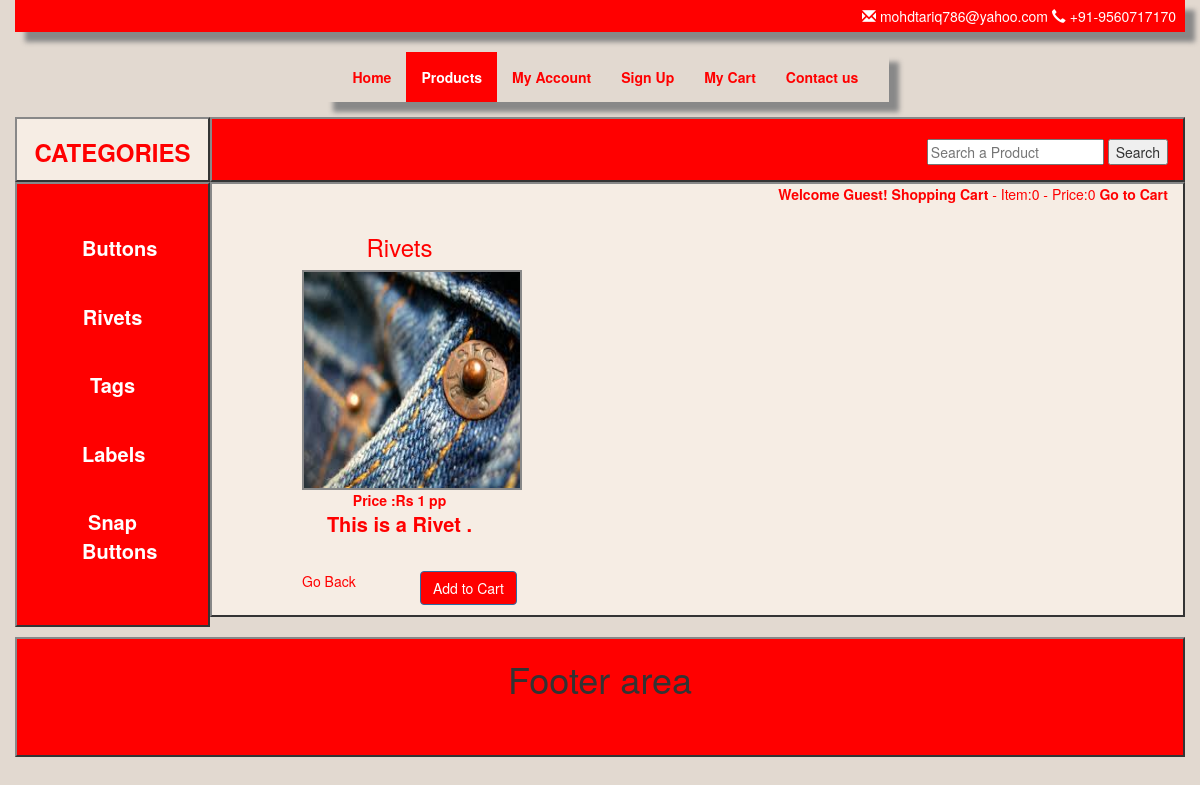
/details.php?pro_id=2, run on the app's committed database.
### tables this page shows
CREATE TABLE `categories` (
  `cat_id` int(10) NOT NULL,
  `title` varchar(20) NOT NULL
);

CREATE TABLE `products` (
  `products_id` int(100) NOT NULL,
  `cat_id` int(10) NOT NULL,
  `date` timestamp NOT NULL,
  `product_title` varchar(100) NOT NULL,
  `products_image` varchar(100) NOT NULL,
  `products_price` int(11) NOT NULL,
  `products_desc` varchar(100) NOT NULL,
  `products_keywords` varchar(100) NOT NULL,
  `status` varchar(100) NOT NULL
);

### details.php (the view, shortened to what this page needs)
<?php
include 'includes/db.php';
?>
<!DOCTYPE html>
<html>
    <head>
        <link rel="stylesheet" href="css/bootstrap.css"/>
<link rel="stylesheet" href="css/mystyle.css"/>
    </head>
    <body style="background:#E2D9D0;">
       <div class="container header" style="box-shadow: 10px 10px 5px #888888;">
<div class="container text-right">
<span class="glyphicon glyphicon-envelope"></span> mohdtariq786@yahoo.com
   <span class="glyphicon glyphicon-earphone"></span> +91-9560717170
</div>
</div>
<div class="container">
<div class="container menu">
<div class="row">
<div class="col-sm-3"></div>
<div class="col-sm-9" style="box-shadow: 10px 10px 5px #888888;width:566px;">
    <nav class="nav navbar-default" style="background:#E2D9D0;">
<ul class="nav navbar-nav " >
    <li><a href="index.php">Home</a></li>
    <li class="active"><a href="products.php">Products</a></li>
<li><a href="dgd">My Account</a></li>
<li><a href="dgg">Sign Up</a></li>
<li><a href="gd">My Cart</a></li>
<li><a href="gh">Contact us</a></li>
</ul>
</nav>
</div>
</div>
</div>
</div>
<div class="container">
    <div class="row">
        <div class="col-sm-2" style="background:#F6EDE4;margin-top:15px;height:65px;border:2px outset #888888 ; ">
           <h3 style="color:red;font-weight:bold;text-align:center;">CATEGORIES</h3>
        </div>
        <div class="col-sm-10" style="background:red;margin-top:15px;height:65px;border:2px outset #888888;">
            <div style="float:right;margin-top:20px; ">
                <form action="results.php" method="post">
                    <input type="text" name="search" placeholder="Search a Product">
                <input type="submit"name="search_product" value="Search">
            </form>
            </div>
        </div>
</div>
    <div class="row">
        <div class="col-sm-2" style="background:red;height:auto;border:2px outset #888888;">
            <ul style="list-style:none;text-align:center;padding:10px;font-weight:bold;font-size:20px;">
              <?php
                $q="select * from categories";
                $result=mysqli_query($con,$q);
                while($row_cat=mysqli_fetch_array($result)){
                    $cat_id=$row_cat['cat_id'];
                    $title=$row_cat['title'];
           echo    " <li style='margin:40px;margin-top:40px;'><a style='text-decoration:none;color:white;' href='products.php?cat=$cat_id'>$title</a></li>";
                }
                  ?>
            </ul>
            </div>
        <div class="col-sm-10" id="content" style="background:#F6EDE4;height:auto;border:2px outset #888888;">
           <div style="float:right;color:red;">
                <b>Welcome Guest!</b>
                <b>Shopping Cart</b>
                 <span>- Item:<?php item(); ?> - Price:<?php price(); ?></span> <a href="cart.php" style="color: red;font-weight:bold;">Go to Cart</a>
            </div>
            <div style="margin-top:10px;text-align:center;color:red;width:860px;padding:10px;margin-left:30px;margin-bottom:10px;" >
                <?php
                if(isset($_GET['pro_id'])){
                    $product_id=$_GET['pro_id'];
                $q1="select * from products where products_id='$product_id'";
                $run_products=mysqli_query($con,$q1);
                while ($row_product=mysqli_fetch_array($run_products)){
                    $pro_id=$row_product['products_id'];
                   $pro_title= $row_product['product_title'];
                   $pro_image=$row_product['products_image'];
                   $pro_price=$row_product['products_price'];
                   $pro_desc=$row_product['products_desc'];
                    echo"
                        <div style='float:left;padding:10px;margin-right:10px;'>
                        <h3>$pro_title</h3>
                            <img style='border:2px solid #888888;margin-left:25px;' src='admin_area/$pro_image' width='220px' height='220px'>
                       <br><b>Price :Rs $pro_price pp</b>
                           <p style=font-size:20px;font-weight:bold;>$pro_desc</p>
                            <br> <a href='products.php' style='float:left;margin-top:2px;margin-left:25px;color:red;'>Go Back</a>
                            <a href='products.php?add_cart=$pro_id'><button class='btn btn-primary' style='float:right;margin-top:2px;margin-right:5px;color:white;background:red;'>Add to Cart</button></a>
</div>
";
                }
                }
                ?>
                                </div>
        </div>
    </div>
</div>
<div class="container" style="height:120px;background:red;text-align:center;margin-top:10px;border:2px outset #888888; ">
        <h1>Footer area</h1>
</div>
    </body>
</html>

### css/mystyle.css (style rules this page uses)
.header { background:red; padding:6px; }
.header div { color:white; }
.menu { margin-top:20px; }
.menu .navbar-nav li a { font-weight:bold;color:red; }
.menu .navbar-nav .active a,.menu .navbar-nav .active a:hover { background:red;color:white; }

### data on the page
categories: title "Buttons"
categories: title "Rivets"
categories: title "Tags"
categories: title "Labels"
categories: title "Snap Buttons"
products: product_title "Rivets", products_image (picture), products_price "1", products_desc "This is a Rivet ."

### other printed values
$count_items "0"
$total_price "0"
